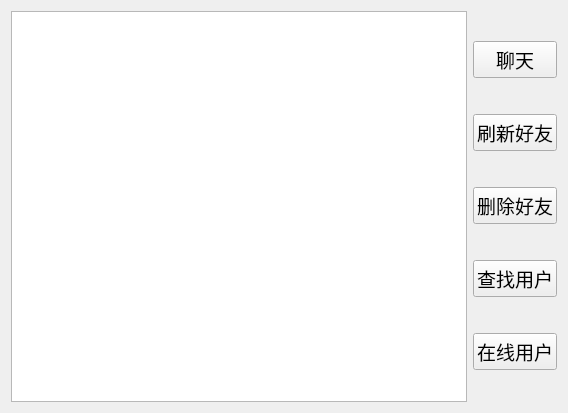
<?xml version="1.0" encoding="UTF-8"?>
<ui version="4.0">
 <class>Friend</class>
 <widget class="QWidget" name="Friend">
  <property name="geometry">
   <rect>
    <x>0</x>
    <y>0</y>
    <width>568</width>
    <height>413</height>
   </rect>
  </property>
  <property name="windowTitle">
   <string>Form</string>
  </property>
  <layout class="QHBoxLayout" name="horizontalLayout">
   <item>
    <widget class="QListWidget" name="listWidget"/>
   </item>
   <item>
    <layout class="QVBoxLayout" name="verticalLayout">
     <item>
      <widget class="QPushButton" name="chat_PB">
       <property name="font">
        <font>
         <family>Agency FB</family>
         <pointsize>14</pointsize>
        </font>
       </property>
       <property name="text">
        <string>聊天</string>
       </property>
      </widget>
     </item>
     <item>
      <widget class="QPushButton" name="flush_PB">
       <property name="font">
        <font>
         <family>Agency FB</family>
         <pointsize>14</pointsize>
        </font>
       </property>
       <property name="text">
        <string>刷新好友</string>
       </property>
      </widget>
     </item>
     <item>
      <widget class="QPushButton" name="del_PB">
       <property name="font">
        <font>
         <family>Agency FB</family>
         <pointsize>14</pointsize>
        </font>
       </property>
       <property name="text">
        <string>删除好友</string>
       </property>
      </widget>
     </item>
     <item>
      <widget class="QPushButton" name="findUser_PB">
       <property name="font">
        <font>
         <family>Agency FB</family>
         <pointsize>14</pointsize>
        </font>
       </property>
       <property name="text">
        <string>查找用户</string>
       </property>
      </widget>
     </item>
     <item>
      <widget class="QPushButton" name="onlineUser_PB">
       <property name="font">
        <font>
         <family>Agency FB</family>
         <pointsize>14</pointsize>
        </font>
       </property>
       <property name="text">
        <string>在线用户</string>
       </property>
      </widget>
     </item>
    </layout>
   </item>
  </layout>
 </widget>
 <resources/>
 <connections/>
</ui>
